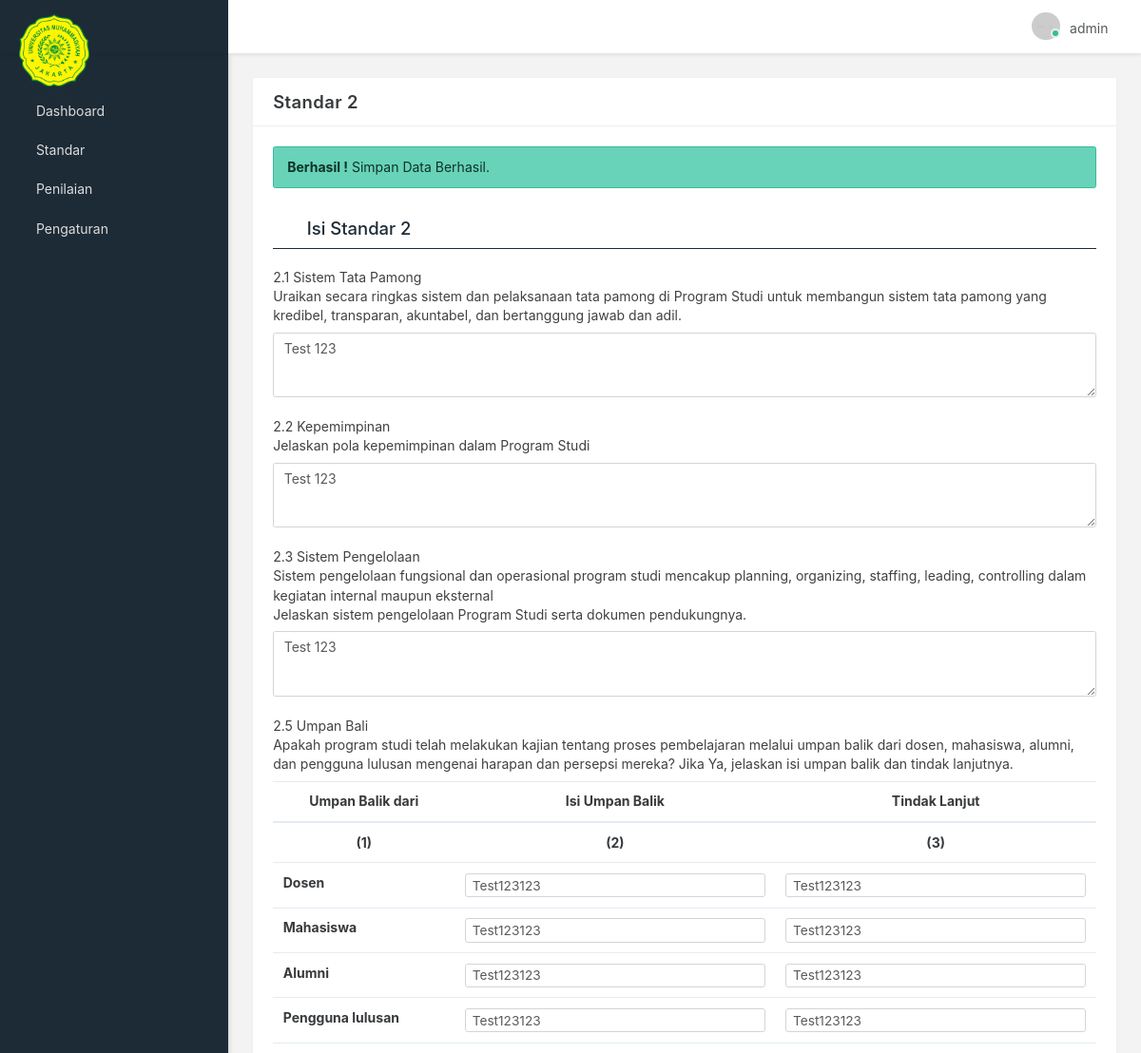
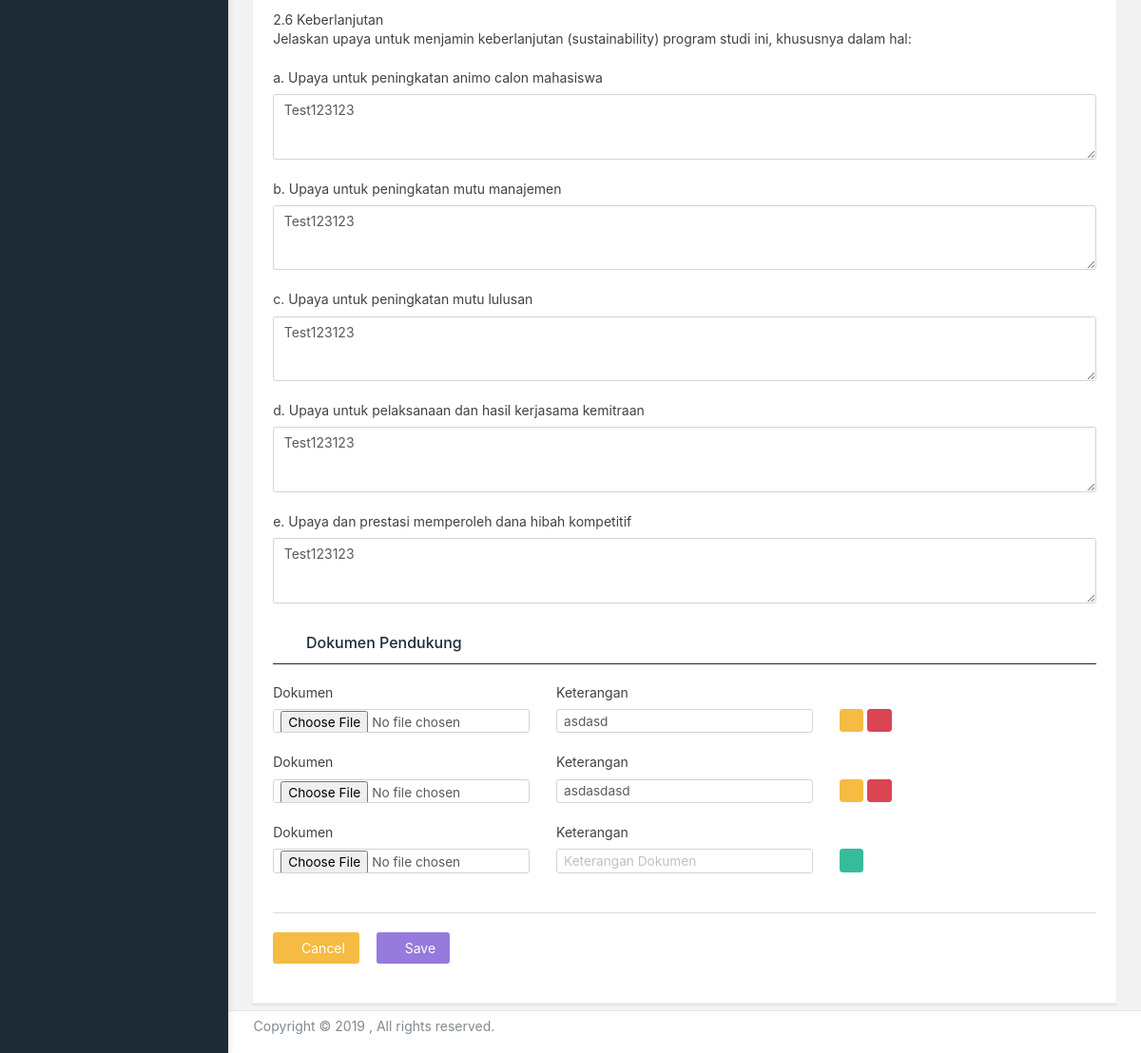
The app's page /index.php?page=isi_standar2&pesan=success (signed in) with its own data (2 pictures, top to bottom).
### tables this page shows
CREATE TABLE `standar2` (
  `id` int(11) NOT NULL AUTO_INCREMENT,
  `tata_pamong` text,
  `kepemimpinan` text,
  `sistem_pengelolaan` text,
  `isi_umpan_balik_dosen` text,
  `isi_umpan_balik_mhs` text,
  `isi_umpan_balik_alumni` text,
  `isi_umpan_balik_lulusan` text,
  `tindak_lanjut_dosen` text,
  `tindak_lanjut_mhs` text,
  `tindak_lanjut_alumni` text,
  `tindak_lanjut_lulusan` text,
  `upaya_animo` text,
  `upaya_mutu_manajemen` text,
  `upaya_mutu_lulusan` text,
  `upaya_kemitraan` text,
  `upaya_dana_hibah` text,
  PRIMARY KEY (`id`)
);

CREATE TABLE `dokumen_pendukung` (
  `id` int(11) NOT NULL AUTO_INCREMENT,
  `nama_dokumen` varchar(200) DEFAULT NULL,
  `path_dokumen` varchar(255) DEFAULT NULL,
  `id_standar` int(11) DEFAULT NULL,
  `keterangan` text,
  `created_at` timestamp NULL DEFAULT CURRENT_TIMESTAMP,
  PRIMARY KEY (`id`)
);

### view/standar/isi_standar2.php (the view, shortened to what this page needs)
<section id="basic-form-layouts">
	<div class="row match-height">
		<div class="col-md-12">
			<div class="card">
				<?php
				if ($_GET['page'] == 'isi_standar2') {
					$readonly = "";
					$judul = "Isi Standar 2";
				}else{
					$readonly = "readonly";
					$judul = "Lihat Standar 2";
				}
				$data = mysqli_query($koneksi, "SELECT * FROM standar2 LIMIT 1");
				$cek = mysqli_num_rows($data);
				if ($cek > 0) {
					$row = mysqli_fetch_assoc($data);
					$tata_pamong = $row['tata_pamong'];
					$kepemimpinan = $row['kepemimpinan'];
					$sistem_pengelolaan = $row['sistem_pengelolaan'];
					$isi_umpan_balik_dosen = $row['isi_umpan_balik_dosen'];
					$isi_umpan_balik_mhs = $row['isi_umpan_balik_mhs'];
					$isi_umpan_balik_alumni = $row['isi_umpan_balik_alumni'];
					$isi_umpan_balik_lulusan = $row['isi_umpan_balik_lulusan'];
					$tindak_lanjut_dosen = $row['tindak_lanjut_dosen'];
					$tindak_lanjut_mhs = $row['tindak_lanjut_mhs'];
					$tindak_lanjut_alumni = $row['tindak_lanjut_alumni'];
					$tindak_lanjut_lulusan = $row['tindak_lanjut_lulusan'];
					$upaya_animo = $row['upaya_animo'];
					$upaya_mutu_manajemen = $row['upaya_mutu_manajemen'];
					$upaya_mutu_lulusan = $row['upaya_mutu_lulusan'];
					$upaya_kemitraan = $row['upaya_kemitraan'];
					$upaya_dana_hibah = $row['upaya_dana_hibah'];
				}
				?>
				<div class="card-header">
					<h4 class="card-title" id="basic-layout-form">Standar 2</h4>
				</div>
				<div class="card-body collapse in">
					<div class="card-block">
						<div id="alertlog">
							<?php
	                        if(isset($_GET['pesan'])){
	                            if($_GET['pesan'] == "gagal"){ ?>
	                                <div class="alert alert-danger mb-2" role="alert">
	                                    <strong>Gagal !</strong> Simpan Data Gagal.
	                                </div>
	                            <?php }else if($_GET['pesan'] == "success"){ ?>
	                                <div class="alert alert-success mb-2" role="alert">
	                                    <strong>Berhasil !</strong> Simpan Data Berhasil.
	                                </div>
	                            <?php }
	                        }
	                        ?>
						</div>
						<form class="form" method="post" action="action/simpan_standar2.php" enctype="multipart/form-data">
							<div class="form-body">
								<h4 class="form-section"><i class="icon-clipboard4"></i> <?php echo $judul; ?></h4>
								<div class="form-group">
									<label for="companyName">
										2.1 Sistem Tata Pamong<br>
										Uraikan secara ringkas sistem dan pelaksanaan tata pamong di Program Studi untuk membangun sistem tata pamong yang kredibel, transparan, akuntabel, dan bertanggung jawab dan adil.
									</label>
									<textarea id="projectinput8" rows="3" class="form-control" name="tata_pamong" placeholder="Uraikan secara ringkas sistem dan pelaksanaan tata pamong di Program Studi untuk membangun sistem tata pamong yang kredibel, transparan, akuntabel, dan bertanggung jawab dan adil." <?php echo $readonly ?>><?php echo $tata_pamong ?></textarea>
								</div>
								<div class="form-group">
									<label for="companyName">
										2.2 Kepemimpinan<br>
										Jelaskan pola kepemimpinan dalam Program Studi
									</label>
									<textarea id="projectinput8" rows="3" class="form-control" name="kepemimpinan" placeholder="Jelaskan pola kepemimpinan dalam Program Studi" <?php echo $readonly ?>><?php echo $kepemimpinan ?></textarea>
								</div>
								<div class="form-group">
									<label for="companyName">
										2.3 Sistem Pengelolaan<br>
										Sistem pengelolaan fungsional dan operasional program studi mencakup planning, organizing, staffing, leading, controlling dalam kegiatan internal maupun eksternal <br>
										Jelaskan sistem pengelolaan Program Studi serta dokumen pendukungnya.
									</label>
									<textarea id="projectinput8" rows="3" class="form-control" name="sistem_pengelolaan" placeholder="Jelaskan sistem pengelolaan Program Studi serta dokumen pendukungnya." <?php echo $readonly ?>><?php echo $sistem_pengelolaan ?></textarea>
								</div>
								<div class="form-group">
									<label for="projectinput8">
										2.5 Umpan Bali <br>
										Apakah program studi telah melakukan kajian tentang proses pembelajaran melalui umpan balik dari dosen, mahasiswa, alumni, dan pengguna lulusan mengenai harapan dan persepsi mereka? Jika Ya, jelaskan isi umpan balik dan tindak lanjutnya.
									</label>
									<div class="table-responsive">
					                    <table class="table table-hover mb-0">
					                        <thead>
					                            <tr>
					                                <th><center>Umpan Balik dari</center></th>
					                                <th><center>Isi Umpan Balik</center></th>
					                                <th><center>Tindak Lanjut</center></th>
					                            </tr>
					                        </thead>
					                        <tbody>
					                            <tr>
					                                <th align="center" scope="row"><center>(1)</center></th>
					                                <th><center>(2)</center></th>
					                                <th><center>(3)</center></th>
					                            </tr>
					                            <tr>
					                                <th scope="row">Dosen</th>
					                                <td><input type="text" name="isi_umpan_balik_dosen" value="<?php echo $isi_umpan_balik_dosen ?>" class="form-control input-sm"></td>
					                                <td><input type="text" name="tindak_lanjut_dosen" value="<?php echo $tindak_lanjut_dosen ?>" class="form-control input-sm"></td>
					                            </tr>
					                            <tr>
					                                <th scope="row">Mahasiswa</th>
					                                <td><input type="text" name="isi_umpan_balik_mhs" value="<?php echo $isi_umpan_balik_mhs ?>" class="form-control input-sm"></td>
					                                <td><input type="text" name="tindak_lanjut_mhs" value="<?php echo $tindak_lanjut_mhs ?>" class="form-control input-sm"></td>
					                            </tr>
					                            <tr>
					                                <th scope="row">Alumni</th>
					                                <td><input type="text" name="isi_umpan_balik_alumni" value="<?php echo $isi_umpan_balik_alumni ?>" class="form-control input-sm"></td>
					                                <td><input type="text" name="tindak_lanjut_alumni" value="<?php echo $tindak_lanjut_alumni ?>" class="form-control input-sm"></td>
					                            </tr>
					                            <tr>
					                                <th scope="row">Pengguna lulusan</th>
					                                <td><input type="text" name="isi_umpan_balik_lulusan" value="<?php echo $isi_umpan_balik_lulusan ?>" class="form-control input-sm"></td>
					                                <td><input type="text" name="tindak_lanjut_lulusan" value="<?php echo $tindak_lanjut_lulusan ?>" class="form-control input-sm"></td>
					                            </tr>
					                        </tbody>
					                    </table>
					                </div>
								</div>
								<div class="form-group">
									<label for="companyName">
										2.6 Keberlanjutan<br>
										Jelaskan upaya untuk menjamin keberlanjutan (sustainability) program studi ini, khususnya dalam hal:
										<br><br>
										a. Upaya untuk peningkatan animo calon mahasiswa
									</label>
									<textarea id="projectinput8" rows="3" class="form-control" name="upaya_animo" placeholder="Upaya untuk peningkatan animo calon mahasiswa" <?php echo $readonly ?>><?php echo $upaya_animo ?></textarea>
								</div>
								<div class="form-group">
									<label for="companyName">
										b. Upaya untuk peningkatan mutu manajemen
									</label>
									<textarea id="projectinput8" rows="3" class="form-control" name="upaya_mutu_manajemen" placeholder="Upaya untuk peningkatan mutu manajemen" <?php echo $readonly ?>><?php echo $upaya_mutu_manajemen ?></textarea>
								</div>
								<div class="form-group">
									<label for="companyName">
										c. Upaya untuk peningkatan mutu lulusan
									</label>
									<textarea id="projectinput8" rows="3" class="form-control" name="upaya_mutu_lulusan" placeholder="Upaya untuk peningkatan mutu lulusan" <?php echo $readonly ?>><?php echo $upaya_mutu_lulusan ?></textarea>
								</div>
								<div class="form-group">
									<label for="companyName">
										d. Upaya untuk pelaksanaan dan hasil kerjasama kemitraan
									</label>
									<textarea id="projectinput8" rows="3" class="form-control" name="upaya_kemitraan" placeholder="Upaya untuk pelaksanaan dan hasil kerjasama kemitraan" <?php echo $readonly ?>><?php echo $upaya_kemitraan ?></textarea>
								</div>
								<div class="form-group">
									<label for="companyName">
										e. Upaya dan prestasi memperoleh dana hibah kompetitif
									</label>
									<textarea id="projectinput8" rows="3" class="form-control" name="upaya_dana_hibah" placeholder="Upaya dan prestasi memperoleh dana hibah kompetitif" <?php echo $readonly ?>><?php echo $upaya_dana_hibah ?></textarea>
								</div>
								<h5 class="form-section"><i class="icon-clipboard4"></i> Dokumen Pendukung</h5>
								<?php
								$query_dokumen = "SELECT * FROM dokumen_pendukung WHERE id_standar = 2";
	                        	$data = mysqli_query($koneksi, $query_dokumen);
	                        	$count_data = mysqli_num_rows($data);
								?>
									<?php if ($_GET['page'] == 'isi_standar2') {
										?>
										<div class="div_upload">
											<?php if ($count_data > 0) {
												while ($row = mysqli_fetch_array($data))
												{ ?>
													<div class="row content_upload">
														<div class="col-md-4">
															<div class="form-group">
																<label for="projectinput1">Dokumen</label>
																<input type="file" class="form-control input-sm" name="dokumenu[]">
															</div>
														</div>
														<div class="col-md-4">
															<div class="form-group">
																<label for="projectinput2">Keterangan</label>
																<input type="text" id="projectinput2" class="form-control input-sm" placeholder="Keterangan Dokumen" name="keteranganu[]" value="<?php echo $row['keterangan'] ?>">
															</div>
														</div>
														<div class="col-md-4">
															<div class="form-group">
																<label for="projectinput2">&nbsp;</label><br>
																<a href="<?php echo $row['path_dokumen'] ?>" target="_blank">
																	<span class="btn btn-warning btn-sm"><i class="icon-android-download"></i></span>
																</a>
																<a onclick="hapus_dokumen(<?php echo $row['id'] ?>)">
																	<span class="btn btn-danger btn-sm remove_button"><i class="icon-minus3"></i></span>
																</a>
															</div>
														</div>
													</div>
												<?php }
											} ?>
											<div class="row content_upload">
												<div class="col-md-4">
													<div class="form-group">
														<label for="projectinput1">Dokumen</label>
														<input type="file" class="form-control input-sm" name="dokumen[]">
													</div>
												</div>
												<div class="col-md-4">
													<div class="form-group">
														<label for="projectinput2">Keterangan</label>
														<input type="text" id="projectinput2" class="form-control input-sm" placeholder="Keterangan Dokumen" name="keterangan[]">
													</div>
												</div>
												<div class="col-md-4">
													<div class="form-group">
														<label for="projectinput2">&nbsp;</label><br>
														<span class="btn btn-success btn-sm add_button"><i class="icon-plus3"></i></span>
													</div>
												</div>
											</div>
										</div>
									<?php } ?>
							</div>
							<div class="form-actions">
								<a href="index.php?page=standar2">
									<button type="button" class="btn btn-warning mr-1">
										<i class="icon-cross2"></i> Cancel
									</button>
								</a>
								<?php if ($_GET['page'] == 'isi_standar2') { ?>
									<button type="submit" class="btn btn-primary">
										<i class="icon-check2"></i> Save
									</button>
								<?php } ?>
							</div>
						</form>
					</div>
				</div>
			</div>
		</div>
	</div>
</section>

### app-assets/css/app.css (style rules this page uses)
@media (max-width: 1366px) { html { font-size: 14px; } }
html { height: 100%; }
html body { height: 100%; background-color: #F3F3F3; direction: ltr; }
html body.fixed-navbar { padding-top: 4rem; }
@media screen and (min-width: 0px) { body:after { content: "xs - min-width: 0px"; } }
@media screen and (min-width: 544px) { body:after { content: "sm - min-width: 544px"; } }
@media screen and (min-width: 768px) { body:after { content: "md - min-width: 768px"; } }
@media screen and (min-width: 992px) { body:after { content: "lg - min-width: 992px"; } }
@media screen and (min-width: 1200px) { body:after { content: "xl - min-width: 1200px"; } }
body:after { display: none; }
select.form-control:not([size]):not([multiple]).input-sm, input.form-control.input-sm { height: 1.8125rem; padding: 0.075rem 0.5rem; font-size: 0.975rem; line-height: 1.45; border-radius: 0.21rem; }

### records on screen
standar2: tata_pamong "Test 123", kepemimpinan "Test 123", sistem_pengelolaan "Test 123", isi_umpan_balik_dosen "Test123123", tindak_lanjut_dosen "Test123123", isi_umpan_balik_mhs "Test123123", tindak_lanjut_mhs "Test123123", isi_umpan_balik_alumni "Test123123", tindak_lanjut_alumni "Test123123", isi_umpan_balik_lulusan "Test123123", tindak_lanjut_lulusan "Test123123", upaya_animo "Test123123", upaya_mutu_manajemen "Test123123", upaya_mutu_lulusan "Test123123", upaya_kemitraan "Test123123", upaya_dana_hibah "Test123123"
dokumen_pendukung: keterangan "asdasd"
dokumen_pendukung: keterangan "asdasdasd"

### other values on screen
$_SESSION['username'] "admin"
$judul "Isi Standar 2"
